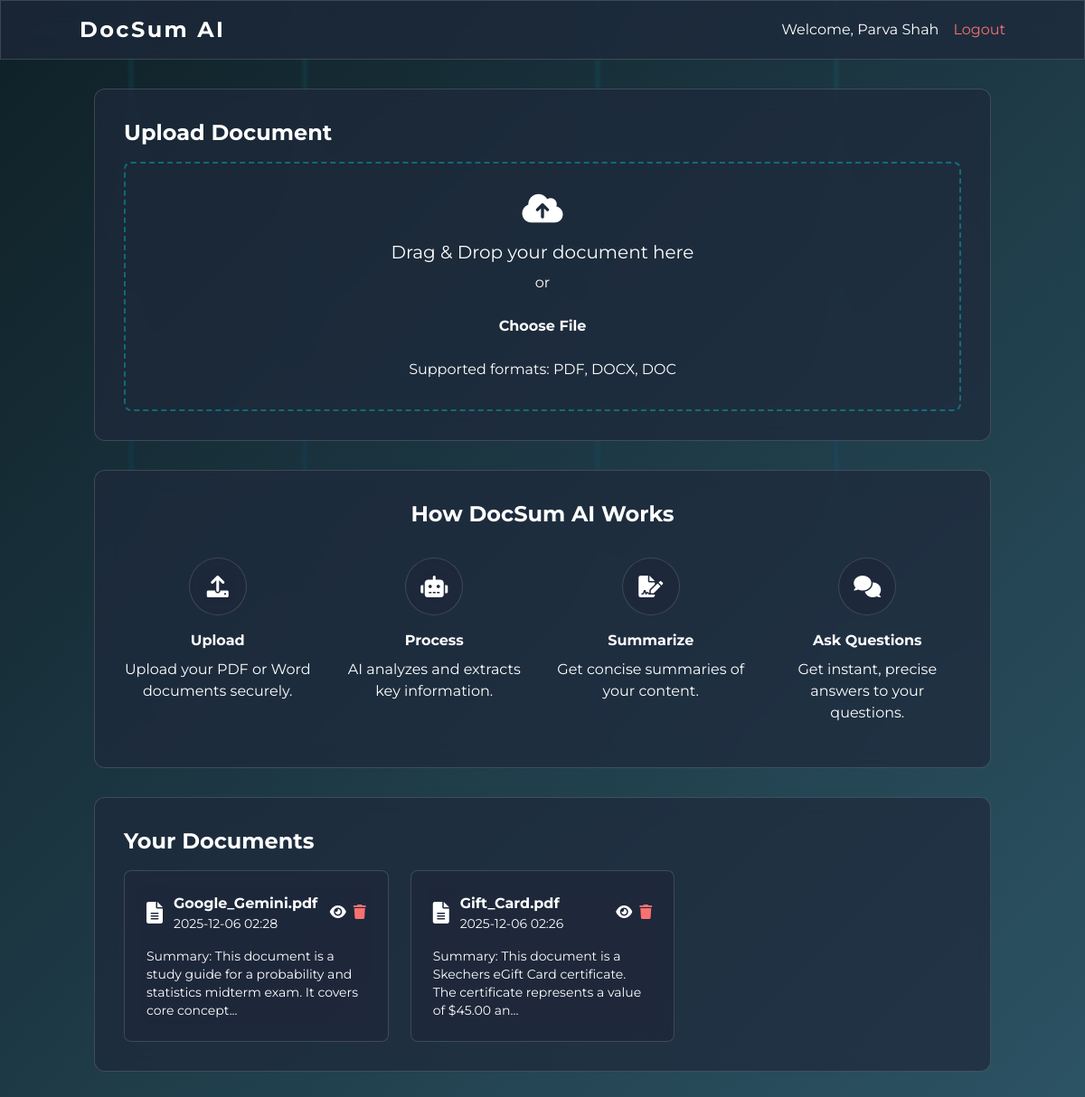
Page /dashboard (signed in) on the committed database.
### app.py (models this page shows, shortened)
class User(UserMixin, db.Model):
    id = db.Column(db.Integer, primary_key=True)
    name = db.Column(db.String(100), nullable=False)
    email = db.Column(db.String(120), unique=True, nullable=False)
    password_hash = db.Column(db.String(200), nullable=False)
    documents = db.relationship('Document', backref='owner', lazy=True)

class Document(db.Model):
    id = db.Column(db.Integer, primary_key=True)
    filename = db.Column(db.String(200), nullable=False)
    filepath = db.Column(db.String(500), nullable=False)
    summary = db.Column(db.Text)
    upload_date = db.Column(db.DateTime, default=datetime.utcnow)
    user_id = db.Column(db.Integer, db.ForeignKey('user.id'), nullable=False)

### app.py (the view)
@app.route('/dashboard')
@login_required
def dashboard():
    documents = Document.query.filter_by(user_id=current_user.id).order_by(Document.upload_date.desc()).all()
    return render_template('dashboard.html', documents=documents)

### app.py (called while the page is built)
@login_manager.user_loader
def load_user(user_id):
    return User.query.get(int(user_id))

### templates/dashboard.html (shortened to what this page needs)
<!DOCTYPE html>
<html lang="en">
<head>
    <link href="https://cdn.jsdelivr.net/npm/tailwindcss@2.2.19/dist/tailwind.min.css" rel="stylesheet">
    <link href="https://cdnjs.cloudflare.com/ajax/libs/font-awesome/6.0.0/css/all.min.css" rel="stylesheet">
</head>
<body class="gradient-bg text-white">
    <div class="glow-line"></div>
    <div class="glow-line"></div>
    <div class="glow-line"></div>
    <div class="glow-line"></div>
    <nav class="glass-effect p-4">
        <div class="container mx-auto flex justify-between items-center">
            <div class="text-2xl font-bold tracking-widest" style="font-family: 'Montserrat', 'Inter', Arial, sans-serif;">
                <a href="{{ url_for('index') }}" class="text-white hover:text-cyan-300 transition">DocSum AI</a>
            </div>
            <div class="flex items-center space-x-4">
                <span class="text-cyan-200">Welcome, {{ current_user.name }}</span>
                <a href="{{ url_for('logout') }}" class="text-red-400 hover:text-red-300">Logout</a>
            </div>
        </div>
    </nav>
    <div class="container mx-auto px-4 py-8">
        <div class="glass-effect rounded-xl p-8 mb-8">
            <h2 class="text-2xl font-bold mb-4" style="font-family: 'Montserrat', 'Inter', Arial, sans-serif;">Upload Document</h2>
            <div class="upload-area rounded-lg p-8 text-center cursor-pointer" id="dropZone">
                <i class="fas fa-cloud-upload-alt text-4xl mb-4 text-cyan-400"></i>
                <h3 class="text-xl mb-2" style="font-family: 'Montserrat', 'Inter', Arial, sans-serif;">Drag & Drop your document here</h3>
                <p class="text-cyan-200 mb-4">or</p>
                <button onclick="document.getElementById('fileInput').click()"
                    class="bg-cyan-500 hover:bg-cyan-600 text-white font-bold py-2 px-6 rounded-lg transition duration-200">
                    Choose File
                </button>
                <p class="text-cyan-200 mt-4">Supported formats: PDF, DOCX, DOC</p>
            </div>
        </div>
        <div class="glass-effect rounded-xl p-8 mb-8">
            <h2 class="text-2xl font-bold mb-4 text-center" style="font-family: 'Montserrat', 'Inter', Arial, sans-serif;">How DocSum AI Works</h2>
            <div class="grid grid-cols-1 md:grid-cols-4 gap-8 text-center">
                <div class="py-4">
                    <div class="glass-effect w-16 h-16 rounded-full flex items-center justify-center mx-auto mb-4">
                        <i class="fas fa-upload text-2xl"></i>
                    </div>
                    <h3 class="font-bold mb-2">Upload</h3>
                    <p class="text-cyan-200">Upload your PDF or Word documents securely.</p>
                </div>
                <div class="py-4">
                    <div class="glass-effect w-16 h-16 rounded-full flex items-center justify-center mx-auto mb-4">
                        <i class="fas fa-robot text-2xl"></i>
                    </div>
                    <h3 class="font-bold mb-2">Process</h3>
                    <p class="text-cyan-200">AI analyzes and extracts key information.</p>
                </div>
                <div class="py-4">
                    <div class="glass-effect w-16 h-16 rounded-full flex items-center justify-center mx-auto mb-4">
                        <i class="fas fa-file-signature text-2xl"></i>
                    </div>
                    <h3 class="font-bold mb-2">Summarize</h3>
                    <p class="text-cyan-200">Get concise summaries of your content.</p>
                </div>
                <div class="py-4">
                    <div class="glass-effect w-16 h-16 rounded-full flex items-center justify-center mx-auto mb-4">
                        <i class="fas fa-comments text-2xl"></i>
                    </div>
                    <h3 class="font-bold mb-2">Ask Questions</h3>
                    <p class="text-cyan-200">Get instant, precise answers to your questions.</p>
                </div>
            </div>
        </div>
        <div class="glass-effect rounded-xl p-8">
            <h2 class="text-2xl font-bold mb-4" style="font-family: 'Montserrat', 'Inter', Arial, sans-serif;">Your Documents</h2>
            {% if documents %}
            <div class="grid grid-cols-1 md:grid-cols-2 lg:grid-cols-3 gap-6">
                {% for doc in documents %}
                <div class="document-card glass-effect rounded-lg p-6">
                    <div class="flex items-center justify-between mb-4">
                        <div class="flex items-center">
                            <i class="fas fa-file-alt text-2xl text-cyan-400 mr-3"></i>
                            <div>
                                <h3 class="font-bold" style="font-family: 'Montserrat', 'Inter', Arial, sans-serif;">{{ doc.filename }}</h3>
                                <p class="text-sm text-cyan-200">{{ doc.upload_date.strftime('%Y-%m-%d %H:%M') }}</p>
                            </div>
                        </div>
                        <div class="flex space-x-2">
                            <button onclick="viewDocument('{{ doc.id }}')" class="text-cyan-400 hover:text-cyan-300">
                                <i class="fas fa-eye"></i>
                            </button>
                            <button onclick="deleteDocument('{{ doc.id }}')" class="text-red-400 hover:text-red-300">
                                <i class="fas fa-trash"></i>
                            </button>
                        </div>
                    </div>
                    <div class="text-sm text-cyan-200">
                        <p>Summary: {{ doc.summary[:100] }}...</p>
                    </div>
                </div>
                {% endfor %}
            </div>
            {% else %}
            <div class="text-center py-8">
                <i class="fas fa-folder-open text-4xl text-cyan-400 mb-4"></i>
                <p class="text-cyan-200">No documents uploaded yet</p>
            </div>
            {% endif %}
        </div>
    </div>
</body>
</html>

### templates/dashboard.html (style rules this page uses)
html, body { height: 100%; min-height: 100%; overflow-y: auto !important; }
body { font-family: 'Montserrat', 'Inter', Arial, sans-serif; }
.gradient-bg { background: linear-gradient(135deg, #0f2027 0%, #2c5364 100%); position: relative; }
.glass-effect { background: rgba(30, 41, 59, 0.7); backdrop-filter: blur(12px); border: 1.5px solid rgba(255, 255, 255, 0.15); }
.upload-area { border: 2px dashed rgba(0, 255, 255, 0.3); transition: all 0.3s ease; }
.document-card { transition: all 0.3s ease; }
.glow-line { position: absolute; width: 2px; height: 100vh; background: linear-gradient(180deg, #00fff0 0%, #0057ff 100%); opacity: 0.18; filter: blur(2px); animation: moveLine 8s linear infinite; }
.glow-line:nth-child(1) { left: 12vw; animation-delay: 0s; }
.glow-line:nth-child(2) { left: 28vw; animation-delay: 2s; }
.glow-line:nth-child(3) { left: 55vw; animation-delay: 4s; }
.glow-line:nth-child(4) { left: 77vw; animation-delay: 6s; }

### rows in the picture
User: name "Parva Shah"
Document: filename "Google_Gemini.pdf", upload_date "2025-12-06 02:28", summary "This document is a study guide for a probability and statistics midterm exam. It covers core concept"
Document: filename "Gift_Card.pdf", upload_date "2025-12-06 02:26", summary "This document is a Skechers eGift Card certificate. The certificate represents a value of $45.00 an"
